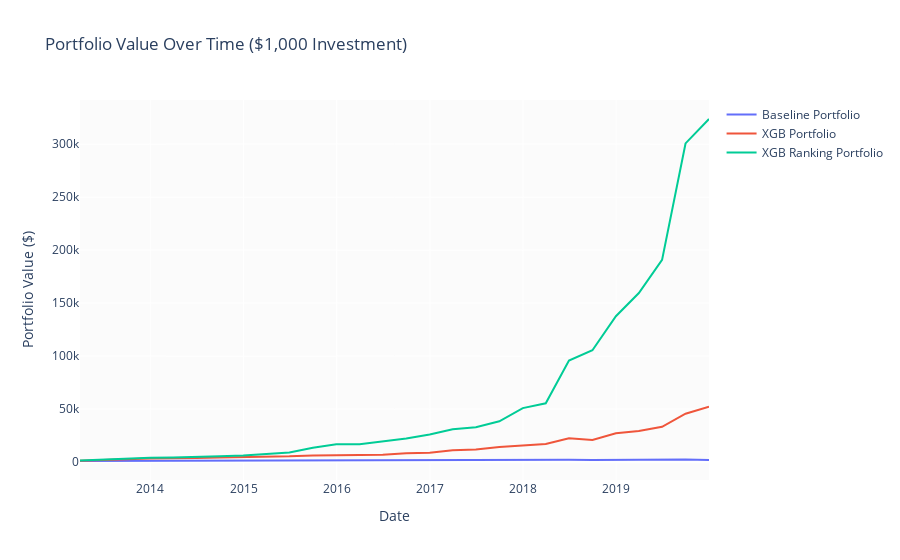

Notebook code for this chart:
### Code cell
import plotly.graph_objects as go

# Assuming you have a dataframe 'df_avg' with columns 'datadate', 'baseline_portfolio', and 'top_10'

# Calculate the cumulative return for both portfolios
df_avg['baseline_cum_return'] = (1 + df_avg['baseline']).cumprod()
df_avg['top_10_xgb_cum_return'] = (1 + df_avg['top_10_xgb']).cumprod()
df_avg['top_10_rank_cum_return'] = (1 + df_avg['top_10_rank']).cumprod()

# Calculate the value over time of a $1,000 investment
initial_investment = 1000
df_avg['baseline_value'] = initial_investment * df_avg['baseline_cum_return']
df_avg['top_10_xgb_value'] = initial_investment * df_avg['top_10_xgb_cum_return']
df_avg['top_10_rank_value'] = initial_investment * df_avg['top_10_rank_cum_return']

# Create the plot
fig = go.Figure()

# Add baseline portfolio trace
fig.add_trace(go.Scatter(x=df_avg['datadate'], y=df_avg['baseline_value'],
                         mode='lines', name='Baseline Portfolio'))

# Add baseline portfolio trace
fig.add_trace(go.Scatter(x=df_avg['datadate'], y=df_avg['top_10_xgb_value'],
                         mode='lines', name='XGB Portfolio'))

# Add baseline portfolio trace
fig.add_trace(go.Scatter(x=df_avg['datadate'], y=df_avg['top_10_rank_value'],
                         mode='lines', name='XGB Ranking Portfolio'))

# Update the layout
fig.update_layout(
    title='Portfolio Value Over Time ($1,000 Investment)',
    xaxis_title='Date',
    yaxis_title='Portfolio Value ($)',
)

# Show the plot
fig.show()

### Figure 1 — Plotly figure (JSON) as saved in the notebook; plotly's stock layout.template omitted (floating-point values rounded to 4 significant figures)
{"data": [{"mode": "lines", "name": "Baseline Portfolio", "type": "scatter", "x": ["2013-03-31", "2013-06-30", "2013-09-30", "2013-12-31", "2014-03-31", "2014-06-30", "2014-09-30", "2014-12-31", "2015-03-31", "2015-06-30", "2015-09-30", "2015-12-31", "2016-03-31", "2016-06-30", "2016-09-30", "2016-12-31", "2017-03-31", "2017-06-30", "2017-09-30", "2017-12-31", "2018-03-31", "2018-06-30", "2018-09-30", "2018-12-31", "2019-03-31", "2019-06-30", "2019-09-30", "2019-12-31"], "y": [1077.0, 1166.0, 1289.0, 1328.0, 1369.0, 1399.0, 1457.0, 1477.0, 1505.0, 1419.0, 1533.0, 1532.0, 1568.0, 1626.0, 1699.0, 1787.0, 1869.0, 1959.0, 2052.0, 2049.0, 2119.0, 2285.0, 2015.0, 2262.0, 2344.0, 2370.0, 2591.0, 2065.0]}, {"mode": "lines", "name": "XGB Portfolio", "type": "scatter", "x": ["2013-03-31", "2013-06-30", "2013-09-30", "2013-12-31", "2014-03-31", "2014-06-30", "2014-09-30", "2014-12-31", "2015-03-31", "2015-06-30", "2015-09-30", "2015-12-31", "2016-03-31", "2016-06-30", "2016-09-30", "2016-12-31", "2017-03-31", "2017-06-30", "2017-09-30", "2017-12-31", "2018-03-31", "2018-06-30", "2018-09-30", "2018-12-31", "2019-03-31", "2019-06-30", "2019-09-30", "2019-12-31"], "y": [1410.0, 2374.0, 2685.0, 3401.0, 3485.0, 3865.0, 4467.0, 4624.0, 4885.0, 5450.0, 6310.0, 6681.0, 6996.0, 6907.0, 8411.0, 8881.0, 11200.0, 11880.0, 14210.0, 15440.0, 17070.0, 22480.0, 20920.0, 27140.0, 29370.0, 33380.0, 45690.0, 52230.0]}, {"mode": "lines", "name": "XGB Ranking Portfolio", "type": "scatter", "x": ["2013-03-31", "2013-06-30", "2013-09-30", "2013-12-31", "2014-03-31", "2014-06-30", "2014-09-30", "2014-12-31", "2015-03-31", "2015-06-30", "2015-09-30", "2015-12-31", "2016-03-31", "2016-06-30", "2016-09-30", "2016-12-31", "2017-03-31", "2017-06-30", "2017-09-30", "2017-12-31", "2018-03-31", "2018-06-30", "2018-09-30", "2018-12-31", "2019-03-31", "2019-06-30", "2019-09-30", "2019-12-31"], "y": [1452.0, 2524.0, 3263.0, 4071.0, 4271.0, 4693.0, 5557.0, 6309.0, 7999.0, 9035.0, 13580.0, 16880.0, 16960.0, 19510.0, 22370.0, 26080.0, 31110.0, 32980.0, 38530.0, 50950.0, 55500.0, 95830.0, 105500.0, 137600.0, 159500.0, 190800.0, 300600.0, 323600.0]}], "layout": {"title": {"text": "Portfolio Value Over Time ($1,000 Investment)"}, "xaxis": {"title": {"text": "Date"}}, "yaxis": {"title": {"text": "Portfolio Value ($)"}}}}
